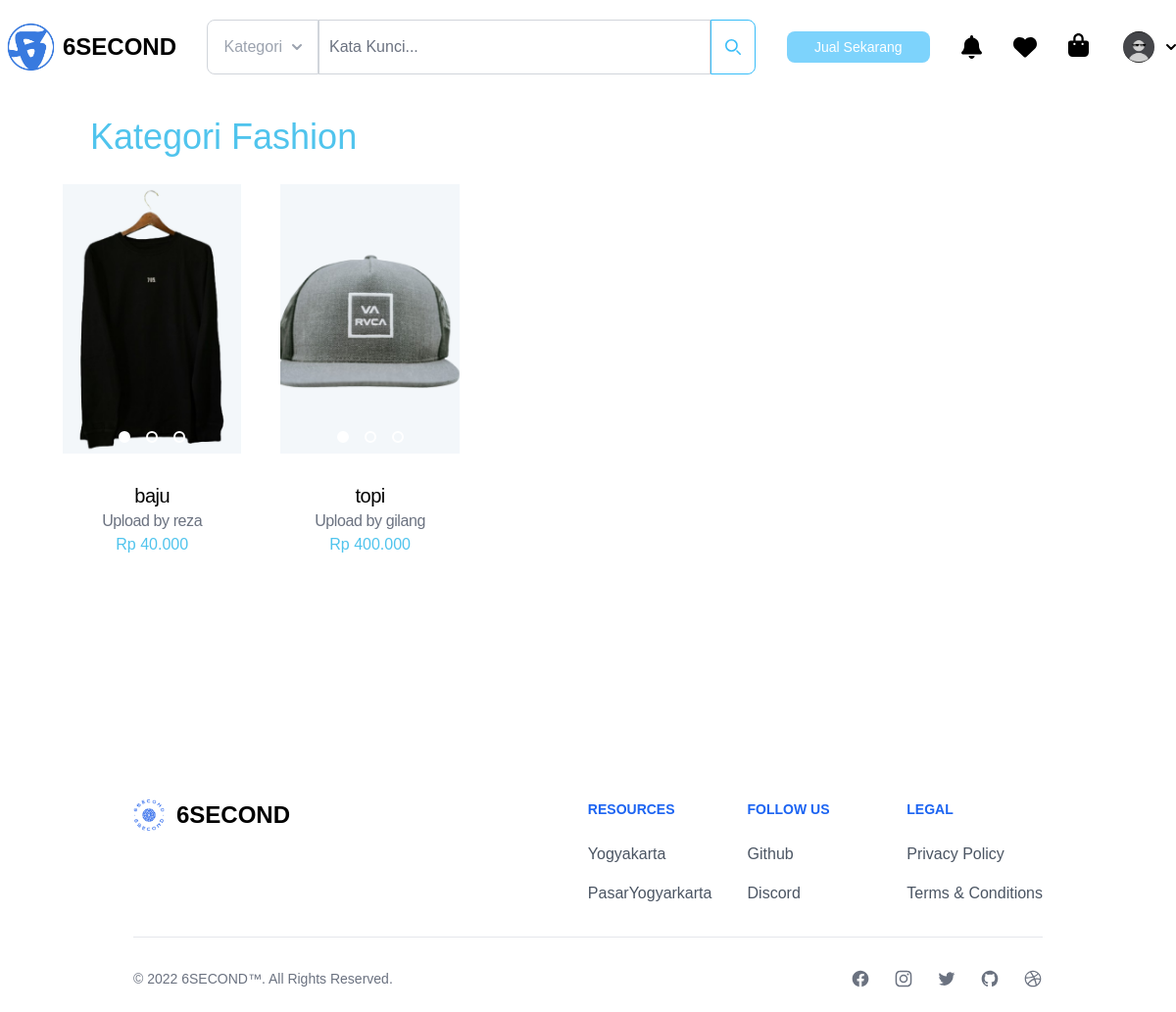
Screenshot of /fashion.php (signed in) with the database file from the repository.
### tables this page shows
CREATE TABLE `detail_barang` (
  `id` int NOT NULL,
  `username` varchar(255) NOT NULL,
  `nama_barang` varchar(255) NOT NULL,
  `harga_barang` decimal(10,2) NOT NULL,
  `nomor_telepon` varchar(20) DEFAULT NULL,
  `kondisi` text,
  `deskripsi_barang` text,
  `link_maps` varchar(255) DEFAULT NULL,
  `gambar_barang_1` varchar(255) DEFAULT NULL,
  `gambar_barang_2` varchar(255) DEFAULT NULL,
  `gambar_barang_3` varchar(255) DEFAULT NULL,
  `gambar_barang_4` varchar(255) DEFAULT NULL,
  `tanggal_masuk` timestamp NULL DEFAULT CURRENT_TIMESTAMP,
  `jumlah_like` int DEFAULT '0',
  `jumlah_views` int DEFAULT '0',
  `lokasi_barang` varchar(255) NOT NULL,
  `kategori` varchar(50) NOT NULL
);

### fashion.php (the view, shortened to what this page needs)
<?php
require_once 'koneksi.php';
$query = "SELECT id, username, nama_barang, harga_barang, gambar_barang_1 FROM detail_barang WHERE kategori = 'fashion'";
$result = $connection->query($query);
if ($result->num_rows > 0) {
    $rows = $result->fetch_all(MYSQLI_ASSOC);
    ?>
<!DOCTYPE html>
<html lang="en">
<head>
  <link rel="stylesheet" href="assets/app.css" />
  <link href="./output.css" rel="stylesheet">
  <link href="https://cdn.jsdelivr.net/npm/tailwindcss@2.2.19/dist/tailwind.min.css" rel="stylesheet" />
  <link href="https://cdnjs.cloudflare.com/ajax/libs/flowbite/2.3.0/flowbite.min.css" rel="stylesheet" />
</head>
<header>
            <?php require_once 'header.php'; ?>
</header>
<body>
<div class="mb-44">
    <div class="md:grid md:grid-cols-5 my-10 justify-center gap-x-10 md:mx-16 mx-7">
        <div class="md:mx-10 mx-3 col-span-5">
            <h1 class="text-blue font-medium md:text-4xl text-3xl -ml-3 mt-24 md:mt-20">Kategori Fashion</h1>
        </div>
        <?php
        foreach ($rows as $row) {
            $nama_barang = $row['nama_barang'];
            $words = explode(" ", $nama_barang);
            $short_name = implode(" ", array_slice($words, 0, 3));
            ?>
            <div class="group flex my-7 justify-center md:col-span-1 max-w-screen-xl md:max-w-xs flex-col overflow-hidden bg-card-ec hover:shadow-xl">
                <a href="tampil_detail_product.php?id=<?php echo $row['id']; ?>" class="relative flex h-72 overflow-hidden justify-center">
                    <img class="card-image md:absolute w-full top-0 right-0 object-cover" src="<?php echo $row['gambar_barang_1']; ?>" alt="product image" />
                    <div class="absolute bottom-0 mb-6 flex w-full justify-center space-x-4">
                        <div class="h-3 w-3 rounded-full border-2 border-white bg-white"></div>
                        <div class="h-3 w-3 rounded-full border-2 border-white bg-transparent"></div>
                        <div class="h-3 w-3 rounded-full border-2 border-white bg-transparent"></div>
                    </div>
</a>
<div class="mt-4 pb-5 flex flex-col">
<a href="tampil_detail_product.php?id=<?php echo $row['id']; ?>">
<h1 class="text-center tracking-tight font-medium text-xl"><?php echo $short_name; ?></h1>
<h2 class="text-center tracking-tight font-light text-gray-500">Upload by <?php echo $row['username']; ?></h2>
</a>
<div class="flex justify-center">
<p><span class="text-base text-blue font-medium">Rp <?php echo number_format($row['harga_barang'], 0, '', '.'); ?></span></p>
</div>
</div>
</div>
<?php
     }
     ?>
</div>
</div>
<?php
} else {
    echo "Tidak ada data yang ditemukan.";
}
?>
</body>
<header>
            <?php require_once 'footer.php'; ?>
</header>
</html>

### assets/app.css (style rules this page uses)
* { box-sizing: border-box; }
body { margin: 0; font-family: Poppins; overflow-x: hidden; }
* { margin: 0; padding: 0; box-sizing: border-box; font-family: "Poppins", sans-serif; }
.bg-card-ec { background-color: #fff; transition: background-color 0.3s ease; }

### fashion.php (style rules this page uses)
.card-image { width: 320px; height: 275px; }

### rows the page displays
detail_barang: gambar_barang_1 (picture), nama_barang "baju", username "reza", harga_barang "40.000"
detail_barang: gambar_barang_1 (picture), nama_barang "topi", username "gilang", harga_barang "400.000"
